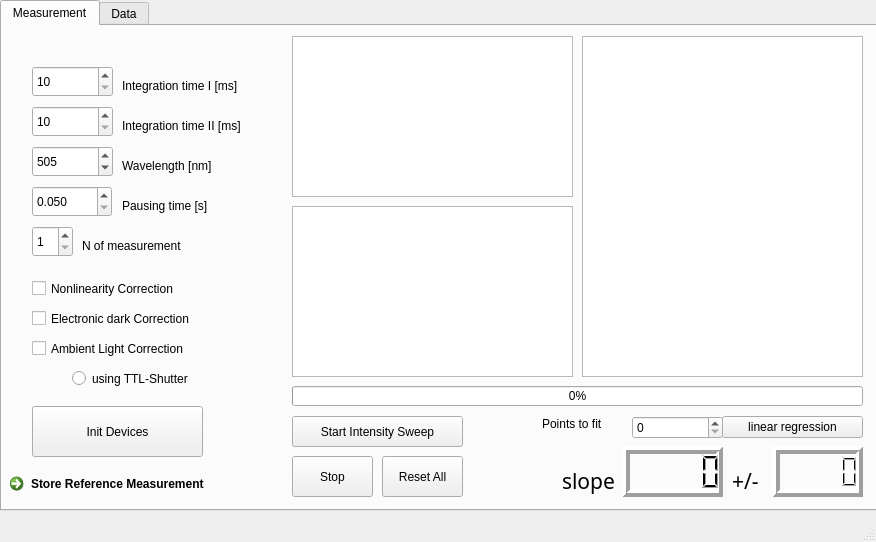
<?xml version="1.0" encoding="UTF-8"?>
<ui version="4.0">
 <class>MainWindow</class>
 <widget class="QMainWindow" name="MainWindow">
  <property name="geometry">
   <rect>
    <x>0</x>
    <y>0</y>
    <width>876</width>
    <height>542</height>
   </rect>
  </property>
  <property name="windowTitle">
   <string>MainWindow</string>
  </property>
  <widget class="QWidget" name="centralWidget">
   <property name="sizePolicy">
    <sizepolicy hsizetype="MinimumExpanding" vsizetype="MinimumExpanding">
     <horstretch>0</horstretch>
     <verstretch>0</verstretch>
    </sizepolicy>
   </property>
   <widget class="QTabWidget" name="Measurement">
    <property name="geometry">
     <rect>
      <x>0</x>
      <y>0</y>
      <width>891</width>
      <height>511</height>
     </rect>
    </property>
    <property name="currentIndex">
     <number>0</number>
    </property>
    <widget class="QWidget" name="tab">
     <property name="sizePolicy">
      <sizepolicy hsizetype="MinimumExpanding" vsizetype="MinimumExpanding">
       <horstretch>0</horstretch>
       <verstretch>0</verstretch>
      </sizepolicy>
     </property>
     <attribute name="title">
      <string>Measurement</string>
     </attribute>
     <widget class="QCommandLinkButton" name="commandLinkButton_ref">
      <property name="geometry">
       <rect>
        <x>0</x>
        <y>440</y>
        <width>241</width>
        <height>31</height>
       </rect>
      </property>
      <property name="text">
       <string>Store Reference Measurement</string>
      </property>
     </widget>
     <widget class="PlotWidget" name="canvas_blanc">
      <property name="geometry">
       <rect>
        <x>290</x>
        <y>10</y>
        <width>281</width>
        <height>161</height>
       </rect>
      </property>
     </widget>
     <widget class="PlotWidget" name="canvas_sweep">
      <property name="geometry">
       <rect>
        <x>580</x>
        <y>10</y>
        <width>281</width>
        <height>341</height>
       </rect>
      </property>
     </widget>
     <widget class="QProgressBar" name="progressBar">
      <property name="geometry">
       <rect>
        <x>290</x>
        <y>360</y>
        <width>571</width>
        <height>20</height>
       </rect>
      </property>
      <property name="value">
       <number>0</number>
      </property>
     </widget>
     <widget class="QPushButton" name="pushButton_start">
      <property name="geometry">
       <rect>
        <x>290</x>
        <y>390</y>
        <width>171</width>
        <height>31</height>
       </rect>
      </property>
      <property name="text">
       <string>Start Intensity Sweep</string>
      </property>
     </widget>
     <widget class="QPushButton" name="pushButton_stop">
      <property name="geometry">
       <rect>
        <x>290</x>
        <y>430</y>
        <width>81</width>
        <height>41</height>
       </rect>
      </property>
      <property name="text">
       <string>Stop</string>
      </property>
     </widget>
     <widget class="QPushButton" name="pushButton_reset">
      <property name="geometry">
       <rect>
        <x>380</x>
        <y>430</y>
        <width>81</width>
        <height>41</height>
       </rect>
      </property>
      <property name="text">
       <string>Reset All</string>
      </property>
     </widget>
     <widget class="QLabel" name="label_7">
      <property name="geometry">
       <rect>
        <x>80</x>
        <y>210</y>
        <width>141</width>
        <height>20</height>
       </rect>
      </property>
      <property name="text">
       <string>N of measurement</string>
      </property>
     </widget>
     <widget class="QLabel" name="label_4">
      <property name="geometry">
       <rect>
        <x>120</x>
        <y>170</y>
        <width>141</width>
        <height>20</height>
       </rect>
      </property>
      <property name="text">
       <string>Pausing time [s]</string>
      </property>
     </widget>
     <widget class="QCheckBox" name="checkBox_correctN">
      <property name="geometry">
       <rect>
        <x>30</x>
        <y>250</y>
        <width>181</width>
        <height>25</height>
       </rect>
      </property>
      <property name="text">
       <string>Nonlinearity Correction</string>
      </property>
     </widget>
     <widget class="QSpinBox" name="spinBox_wl">
      <property name="geometry">
       <rect>
        <x>30</x>
        <y>120</y>
        <width>81</width>
        <height>31</height>
       </rect>
      </property>
      <property name="minimum">
       <number>200</number>
      </property>
      <property name="maximum">
       <number>900</number>
      </property>
      <property name="value">
       <number>505</number>
      </property>
     </widget>
     <widget class="QCheckBox" name="checkBox_correctE">
      <property name="geometry">
       <rect>
        <x>30</x>
        <y>280</y>
        <width>201</width>
        <height>25</height>
       </rect>
      </property>
      <property name="text">
       <string>Electronic dark Correction</string>
      </property>
     </widget>
     <widget class="QSpinBox" name="intSpinBox_averageScans">
      <property name="geometry">
       <rect>
        <x>30</x>
        <y>200</y>
        <width>41</width>
        <height>31</height>
       </rect>
      </property>
      <property name="minimum">
       <number>1</number>
      </property>
     </widget>
     <widget class="QSpinBox" name="spinBox_IT2">
      <property name="geometry">
       <rect>
        <x>30</x>
        <y>80</y>
        <width>81</width>
        <height>31</height>
       </rect>
      </property>
      <property name="minimum">
       <number>10</number>
      </property>
      <property name="maximum">
       <number>100000</number>
      </property>
     </widget>
     <widget class="QLabel" name="label_3">
      <property name="geometry">
       <rect>
        <x>120</x>
        <y>130</y>
        <width>141</width>
        <height>20</height>
       </rect>
      </property>
      <property name="text">
       <string>Wavelength [nm]</string>
      </property>
     </widget>
     <widget class="QSpinBox" name="spinBox_IT1">
      <property name="geometry">
       <rect>
        <x>30</x>
        <y>40</y>
        <width>81</width>
        <height>31</height>
       </rect>
      </property>
      <property name="minimum">
       <number>10</number>
      </property>
      <property name="maximum">
       <number>100000</number>
      </property>
     </widget>
     <widget class="QPushButton" name="pushButton_init">
      <property name="geometry">
       <rect>
        <x>30</x>
        <y>380</y>
        <width>171</width>
        <height>51</height>
       </rect>
      </property>
      <property name="text">
       <string>Init Devices</string>
      </property>
     </widget>
     <widget class="QLabel" name="label_2">
      <property name="geometry">
       <rect>
        <x>120</x>
        <y>50</y>
        <width>161</width>
        <height>20</height>
       </rect>
      </property>
      <property name="text">
       <string>Integration time I [ms]</string>
      </property>
     </widget>
     <widget class="QDoubleSpinBox" name="doubleSpinBox_pause">
      <property name="geometry">
       <rect>
        <x>30</x>
        <y>160</y>
        <width>80</width>
        <height>31</height>
       </rect>
      </property>
      <property name="decimals">
       <number>3</number>
      </property>
      <property name="minimum">
       <double>0.050000000000000</double>
      </property>
      <property name="maximum">
       <double>99999.990000000005239</double>
      </property>
     </widget>
     <widget class="QRadioButton" name="radioButton_useTTLshutter">
      <property name="geometry">
       <rect>
        <x>70</x>
        <y>340</y>
        <width>201</width>
        <height>25</height>
       </rect>
      </property>
      <property name="text">
       <string>using TTL-Shutter</string>
      </property>
     </widget>
     <widget class="QCheckBox" name="checkBox_correctLighting">
      <property name="geometry">
       <rect>
        <x>30</x>
        <y>310</y>
        <width>201</width>
        <height>25</height>
       </rect>
      </property>
      <property name="text">
       <string>Ambient Light Correction</string>
      </property>
     </widget>
     <widget class="QLabel" name="label_6">
      <property name="geometry">
       <rect>
        <x>120</x>
        <y>90</y>
        <width>161</width>
        <height>20</height>
       </rect>
      </property>
      <property name="text">
       <string>Integration time II [ms]</string>
      </property>
     </widget>
     <widget class="PlotWidget" name="canvas_reac">
      <property name="geometry">
       <rect>
        <x>290</x>
        <y>180</y>
        <width>281</width>
        <height>171</height>
       </rect>
      </property>
     </widget>
     <widget class="QSpinBox" name="spinBox_FitPoints">
      <property name="geometry">
       <rect>
        <x>630</x>
        <y>390</y>
        <width>91</width>
        <height>23</height>
       </rect>
      </property>
     </widget>
     <widget class="QPushButton" name="pushButton_LinRegr">
      <property name="geometry">
       <rect>
        <x>720</x>
        <y>390</y>
        <width>141</width>
        <height>22</height>
       </rect>
      </property>
      <property name="text">
       <string>linear regression</string>
      </property>
     </widget>
     <widget class="QLabel" name="label_8">
      <property name="geometry">
       <rect>
        <x>560</x>
        <y>440</y>
        <width>59</width>
        <height>31</height>
       </rect>
      </property>
      <property name="font">
       <font>
        <family>Sans Serif</family>
        <pointsize>16</pointsize>
        <weight>50</weight>
        <italic>false</italic>
        <bold>false</bold>
       </font>
      </property>
      <property name="lineWidth">
       <number>1</number>
      </property>
      <property name="text">
       <string>slope</string>
      </property>
      <property name="textFormat">
       <enum>Qt::RichText</enum>
      </property>
      <property name="scaledContents">
       <bool>false</bool>
      </property>
     </widget>
     <widget class="QLabel" name="label_10">
      <property name="geometry">
       <rect>
        <x>540</x>
        <y>390</y>
        <width>111</width>
        <height>16</height>
       </rect>
      </property>
      <property name="text">
       <string>Points to fit</string>
      </property>
     </widget>
     <widget class="QLabel" name="label_9">
      <property name="geometry">
       <rect>
        <x>730</x>
        <y>440</y>
        <width>59</width>
        <height>31</height>
       </rect>
      </property>
      <property name="font">
       <font>
        <family>Sans Serif</family>
        <pointsize>16</pointsize>
        <weight>50</weight>
        <italic>false</italic>
        <bold>false</bold>
       </font>
      </property>
      <property name="lineWidth">
       <number>1</number>
      </property>
      <property name="text">
       <string>+/-</string>
      </property>
      <property name="textFormat">
       <enum>Qt::RichText</enum>
      </property>
      <property name="scaledContents">
       <bool>false</bool>
      </property>
     </widget>
     <widget class="QLCDNumber" name="LCDNumber_slope">
      <property name="geometry">
       <rect>
        <x>620</x>
        <y>420</y>
        <width>101</width>
        <height>51</height>
       </rect>
      </property>
      <property name="autoFillBackground">
       <bool>false</bool>
      </property>
      <property name="lineWidth">
       <number>4</number>
      </property>
     </widget>
     <widget class="QLCDNumber" name="LCDNumber_slope_error">
      <property name="geometry">
       <rect>
        <x>770</x>
        <y>420</y>
        <width>91</width>
        <height>51</height>
       </rect>
      </property>
      <property name="autoFillBackground">
       <bool>false</bool>
      </property>
      <property name="lineWidth">
       <number>4</number>
      </property>
     </widget>
    </widget>
    <widget class="QWidget" name="tab_2">
     <property name="sizePolicy">
      <sizepolicy hsizetype="MinimumExpanding" vsizetype="MinimumExpanding">
       <horstretch>0</horstretch>
       <verstretch>0</verstretch>
      </sizepolicy>
     </property>
     <attribute name="title">
      <string>Data</string>
     </attribute>
     <widget class="QLabel" name="label_5">
      <property name="geometry">
       <rect>
        <x>560</x>
        <y>300</y>
        <width>141</width>
        <height>20</height>
       </rect>
      </property>
      <property name="text">
       <string>Browse to Directory</string>
      </property>
     </widget>
     <widget class="QLineEdit" name="lineEdit_label">
      <property name="geometry">
       <rect>
        <x>150</x>
        <y>10</y>
        <width>151</width>
        <height>31</height>
       </rect>
      </property>
      <property name="text">
       <string>dummy</string>
      </property>
     </widget>
     <widget class="QScrollArea" name="scrollArea">
      <property name="geometry">
       <rect>
        <x>110</x>
        <y>50</y>
        <width>431</width>
        <height>401</height>
       </rect>
      </property>
      <property name="widgetResizable">
       <bool>true</bool>
      </property>
      <widget class="QWidget" name="scrollAreaWidgetContents">
       <property name="geometry">
        <rect>
         <x>0</x>
         <y>0</y>
         <width>427</width>
         <height>397</height>
        </rect>
       </property>
       <widget class="QTableWidget" name="tableWidget">
        <property name="geometry">
         <rect>
          <x>0</x>
          <y>0</y>
          <width>421</width>
          <height>401</height>
         </rect>
        </property>
        <column>
         <property name="text">
          <string>time [s]</string>
         </property>
        </column>
        <column>
         <property name="text">
          <string>Blank [cts]</string>
         </property>
        </column>
        <column>
         <property name="text">
          <string>Reaction [cts]</string>
         </property>
        </column>
       </widget>
      </widget>
     </widget>
     <widget class="QCommandLinkButton" name="commandLinkButton_save">
      <property name="geometry">
       <rect>
        <x>560</x>
        <y>370</y>
        <width>161</width>
        <height>71</height>
       </rect>
      </property>
      <property name="autoFillBackground">
       <bool>false</bool>
      </property>
      <property name="text">
       <string>Save data to *.txt</string>
      </property>
     </widget>
     <widget class="QToolButton" name="toolButton_browse">
      <property name="geometry">
       <rect>
        <x>560</x>
        <y>320</y>
        <width>71</width>
        <height>41</height>
       </rect>
      </property>
      <property name="text">
       <string>...</string>
      </property>
      <property name="autoRaise">
       <bool>false</bool>
      </property>
     </widget>
     <widget class="QLabel" name="label">
      <property name="geometry">
       <rect>
        <x>110</x>
        <y>20</y>
        <width>41</width>
        <height>20</height>
       </rect>
      </property>
      <property name="text">
       <string>Label</string>
      </property>
     </widget>
    </widget>
   </widget>
  </widget>
  <widget class="QStatusBar" name="statusBar">
   <property name="autoFillBackground">
    <bool>false</bool>
   </property>
   <property name="sizeGripEnabled">
    <bool>true</bool>
   </property>
  </widget>
 </widget>
 <layoutdefault spacing="6" margin="11"/>
 <customwidgets>
  <customwidget>
   <class>PlotWidget</class>
   <extends>QGraphicsView</extends>
   <header>pyqtgraph</header>
  </customwidget>
 </customwidgets>
 <resources/>
 <connections/>
</ui>
